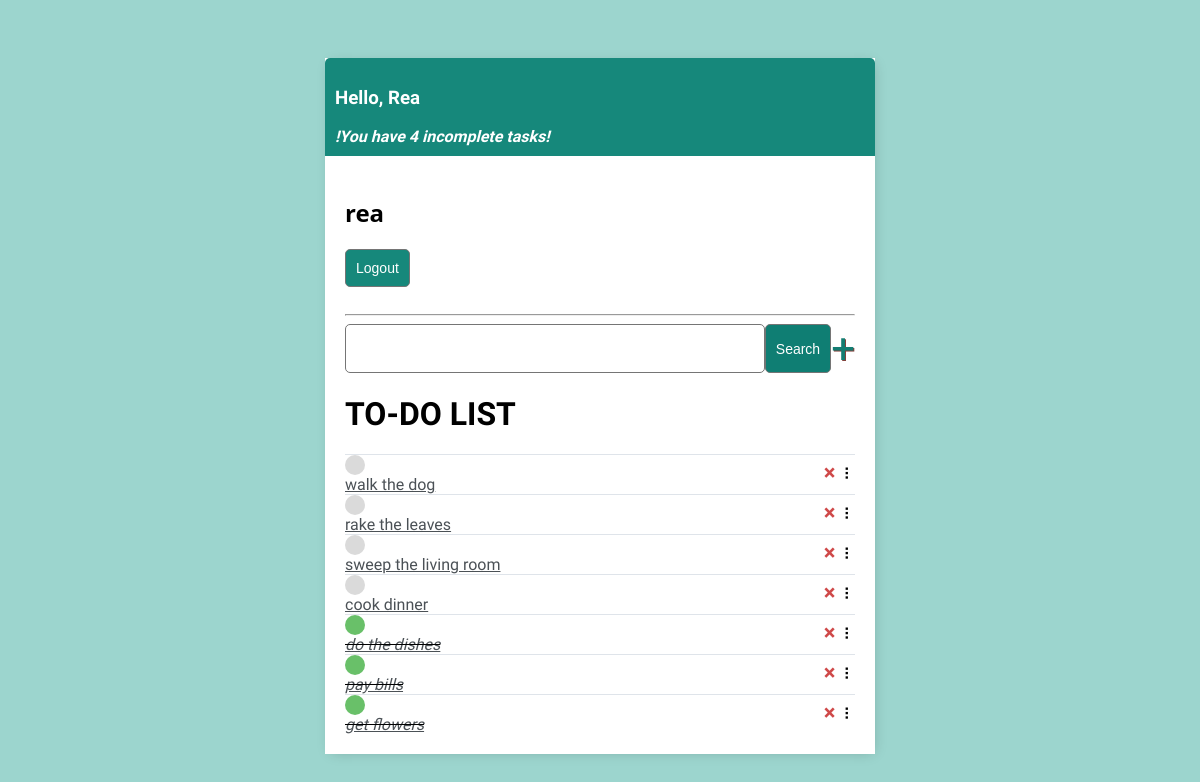
The app's page / (signed in) with its own data.
### base/models.py (models this page shows)
class Task(models.Model):
    user=models.ForeignKey(User, on_delete=models.CASCADE, default=User)
    title=models.CharField(max_length=200)
    description=models.TextField(null=True, blank=True)
    complete=models.BooleanField(default=False)
    create=models.DateField(auto_now_add=True)
    def __str__(self):
        return self.title
    class Meta:
        ordering=['complete']

### base/views.py (the view)
# urls.py: path('',TaskList.as_view(), name='tasks'),
class TaskList(LoginRequiredMixin, ListView):
    model = Task
    context_object_name = 'tasks'
    def get_context_data(self, **kwargs):
        context = super().get_context_data(**kwargs)
        context['tasks']= context['tasks'].filter(user=self.request.user)
        context['count']= context['tasks'].filter(complete=False).count()
        search_input=self.request.GET.get('search-area') or ''
        if search_input:
            context['tasks']= context['tasks'].filter(title__icontains=search_input)
        context['search_input'] = search_input
        return context

### base/templates/base/task_list.html (shortened to what this page needs)
{% extends 'base/main.html' %}
{% block content %}
<div class ="header-bar">
    <div>
        <h3> Hello, {{request.user.username|title}} </h3>
        <h4 style="margin: 0"><i> !You have <b>{{count}} </b>incomplete task{{count|pluralize:"s"}}! </i> </h4>
    </div>
</div>
<div class="card-body">
{% if request.user.is_authenticated %}
    <div class = "sofadi-one-regular">
    <h2>{{request.user}}</h2>
    </div>
    <form method="post" action="{% url 'logout' %}"style="float: center;" >
        <button class="button" type="submit" style= "background-color: #16887b; color: white">Logout</button>
    </form>
<br>
<hr>
{% else %}
    <a href="{% url 'login' %}">Login</a>
{% endif %}
<div id= "search-and-wrapper">
<form method="GET" style= "margin-top: 20 px; display: flex;">
    <input type='text' name='search-area' value="{{search_input}}">
    <input class="button" type="submit" value="Search">
<a id="add-link" href= "{% url 'task-create' %}">&#x2b;</a>
</form>
</div>
<h1> TO-DO LIST</h1>
<div id="tasklist" class="task-items-wrapper">
    {% for task in tasks %}
    <div class="task-wrapper" data-position="{{task.pk}}">
        <div class="task-title">
            {% if task.complete %}
            <div class="task-complete-icon"></div>
            <i><s><a href="{% url 'task-update' task.id %}">{{task}}</a></s></i> {% else %}
            <div class="task-incomplete-icon"></div>
            <a href="{% url 'task-update' task.id %}">{{task}}</a> {% endif %}
        </div>
        <div class="task-controls">
            <a class="delete-link" href="{% url 'task-delete' task.id %}">&#215;</a>
            <span class="handle">&nbsp;&#10247;</span>
        </div>
    </div>
    {% empty %}
    <div style="text-align: center; padding-bottom: 10px; line-height: 1em;">
        <h3>No tasks found.</h3>
        <h3>Create a <a style="text-decoration: none; color: #e53935;" href="{% url 'task-create' %}">New task</a> ! </h3>
    </div>
    {% endfor %}
</div>
</div>
{% endblock content %}

### base/templates/base/main.html (shortened to what this page needs)
<!DOCTYPE html>
    <html lang="en">
        <head>
        </head>
        <body>
            <div class='container' >
                {% block content%}
                {% endblock content %}
            </div>
    </body>
</html>

### base/templates/base/main.html (style rules this page uses)
body { background-color:#9cd5ce; font-family: "SUSE", sans-serif; padding-top: 50px; background-image: url("https://images.pexels.com/photos/301378/pexels-photo-301378.jpeg?auto=compress&cs=tinysrgb&w=1260&h=750&dpr=1") }
a, p { color: #4b5156 }
.container { max-width: 550px; margin: auto; background-color: #fff; -webkit-box-shadow: 2px 2px 13px -4px rgba(0, 0, 0, 0.21); box-shadow: 2px 2px 13px -4px rgba(0, 0, 0, 0.21); }
input { outline: none; border: none; }
.header-bar { display: flex; justify-content: space-between; color: #fff; padding: 10px; border-radius: 5px 5px 0 0; background: linear-gradient(90deg, #16887b 0%, #16887b 43%, #16887b 100%); }
.sofadi-one-regular { font-family: "Sofadi One", system-ui; font-weight: 400; font-style: normal; }
.task-wrapper { display: flex; align-items: center; justify-content: space-between; background-color: #fff; border-top: 1px solid #dfe4ea; overflow: hidden; }
.task-complete-icon { height: 20px; width: 20px; background-color: rgb(105, 192, 105); border-radius: 50%; }
.task-incomplete-icon { height: 20px; width: 20px; background-color: rgb(218, 218, 218); border-radius: 50%; }
.delete-link { text-decoration: none; font-weight: 900; color: #cf4949; font-size: 22px; line-height: 0; padding: 20px 0px; }
#add-link { color: #137d72; text-decoration: none; font-size: 42px; text-shadow: 1px 1px #81413b; }
.button { border: 1px solid #757575; background-color: #0f7e73; color: #FFFF; padding: 10px; font-size: 14px; border-radius: 5px; cursor: pointer; text-decoration: none; }
.card-body { padding: 20px; }
input[type=text], input[type=password], textarea { border: 1px solid #757575; border-radius: 5px; padding: 10px; width: 90%; }

### records on screen
Task: title "walk the dog"
Task: title "rake the leaves"
Task: title "sweep the living room"
Task: title "cook dinner"
Task: title "do the dishes"
Task: title "pay bills"
Task: title "get flowers"

### other values on screen
{{ request.user.username|title }} "Rea"
{{ count }} "4"
{{ request.user }} "rea"
